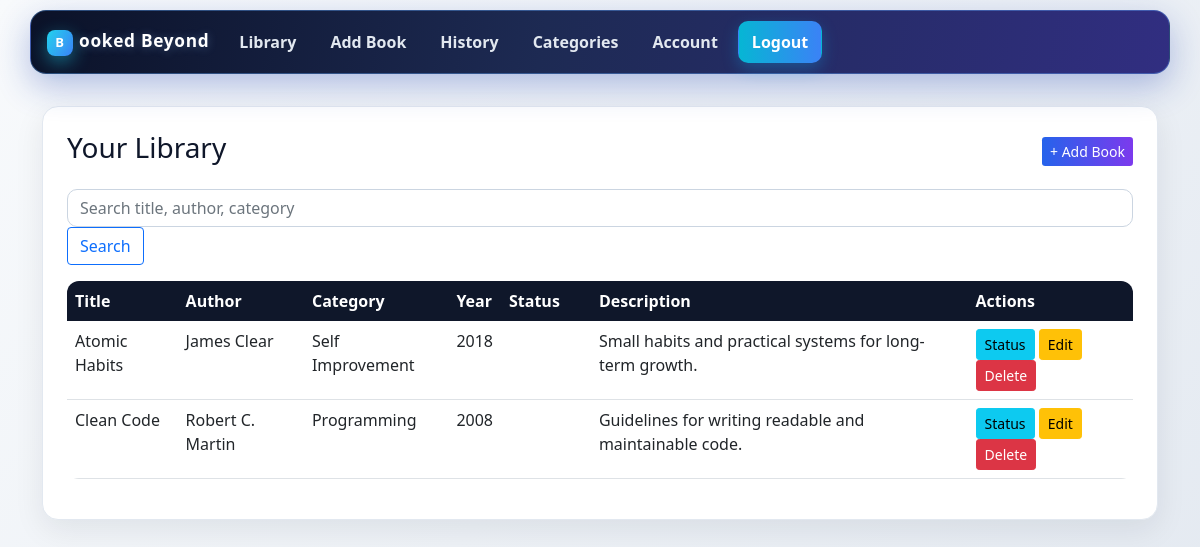
/Library.php (signed in), run on the app's committed database.
### tables this page shows
CREATE TABLE `books` (
  `ID` int(11) NOT NULL AUTO_INCREMENT,
  `User_ID` int(11) NOT NULL,
  `Title` varchar(200) NOT NULL,
  `Author` varchar(150) NOT NULL,
  `Category_ID` int(11) NOT NULL,
  `Publish_Year` varchar(20) DEFAULT NULL,
  `Status` enum('Available','Borrowed') NOT NULL DEFAULT 'Available',
  `Description` text DEFAULT NULL,
  `Created_At` datetime NOT NULL DEFAULT current_timestamp(),
  PRIMARY KEY (`ID`),
  KEY `User_ID` (`User_ID`),
  KEY `Category_ID` (`Category_ID`),
  CONSTRAINT `books_user_fk` FOREIGN KEY (`User_ID`) REFERENCES `users` (`ID`) ON DELETE CASCADE,
  CONSTRAINT `books_category_fk` FOREIGN KEY (`Category_ID`) REFERENCES `categories` (`ID`) ON DELETE RESTRICT
);

CREATE TABLE `categories` (
  `ID` int(11) NOT NULL AUTO_INCREMENT,
  `Name` varchar(120) NOT NULL,
  `User_ID` int(11) NOT NULL,
  PRIMARY KEY (`ID`),
  KEY `User_ID` (`User_ID`),
  CONSTRAINT `categories_user_fk` FOREIGN KEY (`User_ID`) REFERENCES `users` (`ID`) ON DELETE CASCADE
);

### Library.php (the view, shortened to what this page needs)
<?php
include("ConfigDB.php");
$UserID = (int)$_SESSION["UserID"];
$Search = "";
$BooksQuery = "SELECT books.ID, books.Title, books.Author, categories.Name AS CategoryName, books.Publish_Year, books.Status, books.Description
               FROM books INNER JOIN categories ON categories.ID = books.Category_ID
               WHERE books.User_ID = $UserID";
$BooksQuery .= " ORDER BY books.ID DESC";
$Books = mysqli_query($DB, $BooksQuery);
?>
<!DOCTYPE html>
<html lang="en">
<head>
</head>
<body>
<div class="container mt-4">
    <div class="main-card">
    <div class="d-flex flex-wrap justify-content-between align-items-center mb-3">
        <h3 class="mb-2">Your Library</h3>
        <a href="AddBook.php" class="btn btn-primary btn-sm">+ Add Book</a>
    </div>
    <form class="form-inline mb-3" method="GET">
        <input class="form-control mr-2" type="text" name="search" placeholder="Search title, author, category" value="<?php echo htmlspecialchars($Search); ?>">
        <button class="btn btn-outline-primary" type="submit">Search</button>
    </form>
    <table class="table table-hover bg-white">
        <thead>
        <tr>
            <th>Title</th>
            <th>Author</th>
            <th>Category</th>
            <th>Year</th>
            <th>Status</th>
            <th>Description</th>
            <th>Actions</th>
        </tr>
        </thead>
        <tbody>
        <?php foreach ($Books as $Book): ?>
            <tr>
                <td><?php echo htmlspecialchars($Book["Title"]); ?></td>
                <td><?php echo htmlspecialchars($Book["Author"]); ?></td>
                <td><?php echo htmlspecialchars($Book["CategoryName"]); ?></td>
                <td><?php echo htmlspecialchars($Book["Publish_Year"]); ?></td>
                <td>
                    <span class="badge <?php echo $Book["Status"] === "Borrowed" ? "badge-warning" : "badge-success"; ?>">
                    </span>
                </td>
                <td><?php echo htmlspecialchars($Book["Description"]); ?></td>
                <td>
                    <a href="Library.php?ToggleStatus=<?php echo $Book["ID"]; ?>&Current=<?php echo $Book["Status"]; ?>" class="btn btn-info btn-sm">Status</a>
                    <a href="EditBook.php?EditBook=<?php echo $Book["ID"]; ?>" class="btn btn-warning btn-sm">Edit</a>
                    <a href="Library.php?DeleteBook=<?php echo $Book["ID"]; ?>" class="btn btn-danger btn-sm">Delete</a>
                </td>
            </tr>
        <?php endforeach; ?>
        </tbody>
    </table>
    </div>
</div>
</body>
</html>

### ConfigDB.php (shortened to what this page needs)
<!DOCTYPE html>
<html lang="en">
<head>
    <link rel="stylesheet" href="assets/css/bootstrap.css">
    <link rel="stylesheet" href="assets/css/theme.css">
</head>
<body>
<nav class="navbar navbar-expand-lg navbar-dark modern-nav">
    <div class="container">
        <a class="navbar-brand" href="index.php"><span class="brand-dot">B</span>ooked Beyond</a>
        <div class="collapse navbar-collapse" id="navbarNav">
            <ul class="navbar-nav ml-auto nav-pill-group">
                <li class="nav-item"><a class="nav-link" href="Library.php">Library</a></li>
                <li class="nav-item"><a class="nav-link" href="AddBook.php">Add Book</a></li>
                <li class="nav-item"><a class="nav-link" href="History.php">History</a></li>
                <li class="nav-item"><a class="nav-link" href="Categories.php">Categories</a></li>
                <?php if (isset($_SESSION["UserID"])) : ?>
                    <li class="nav-item"><a class="nav-link" href="Account.php">Account</a></li>
                <?php endif; ?>
                <?php if (!isset($_SESSION["UserID"])) : ?>
                    <li class="nav-item"><a class="nav-link auth-link" href="Login.php">Login</a></li>
                <?php else : ?>
                    <li class="nav-item"><a id="Logout" class="nav-link auth-link" href="index.php?LogOut=1">Logout</a></li>
                <?php endif; ?>
            </ul>
        </div>
    </div>
</nav>
</body>
</html>

### assets/css/theme.css (style rules this page uses)
:root { --bg: #0b1020; --bg-soft: #1a1f35; --card: #ffffff; --text: #0f172a; --muted: #64748b; --primary: #2563eb; --primary-2: #7c3aed; }
body { background: linear-gradient(135deg, #f8fafc 0%, #e2e8f0 100%); min-height: 100vh; color: var(--text); }
.navbar { background: transparent !important; padding-top: 10px; padding-bottom: 8px; }
.modern-nav .container { background: linear-gradient(100deg, #0b1228 0%, #1d2a53 45%, #312e81 100%); border: 1px solid rgba(96, 165, 250, 0.38); border-radius: 16px; box-shadow: 0 12px 34px rgba(30, 64, 175, 0.32); padding: 10px 16px; }
.navbar-brand { font-weight: 700; letter-spacing: 0.7px; color: #ffffff !important; font-size: 1.08rem; text-shadow: 0 1px 10px rgba(147, 197, 253, 0.32); }
.brand-dot { display: inline-flex; width: 26px; height: 26px; align-items: center; justify-content: center; margin-right: 6px; border-radius: 8px; color: #fff; background: linear-gradient(120deg, #22d3ee, #3b82f6); font-size: 13px; font-weight: 700; box-shadow: 0 6px 18px rgba(34, 211, 238, 0.45); }
.nav-pill-group { gap: 6px; }
.modern-nav .nav-link { color: #e2e8f0 !important; border-radius: 10px; padding: 8px 13px !important; font-weight: 600; transition: all 0.18s ease; border: 1px solid transparent; }
.modern-nav .auth-link { background: linear-gradient(90deg, #06b6d4, #3b82f6); color: #fff !important; box-shadow: 0 6px 16px rgba(14, 165, 233, 0.32); }
.main-card { background: var(--card); border-radius: 16px; border: 1px solid #e2e8f0; box-shadow: 0 10px 30px rgba(15, 23, 42, 0.08); padding: 24px; }
.btn-primary { background: linear-gradient(90deg, var(--primary), var(--primary-2)); border: none; }
.form-control, .custom-select { border-radius: 10px; border: 1px solid #cbd5e1; }
.table { border-radius: 12px; overflow: hidden; }
.table thead th { background: #0f172a; color: #fff; border: none; }

### Library.php (style rules this page uses)
td { unicode-bidi: plaintext; }
h3 { text-align: center; }

### data on the page
books: Title "Atomic Habits", Author "James Clear", Category_ID.Name "Self Improvement", Publish_Year "2018", Description "Small habits and practical systems for long-term growth."
books: Title "Clean Code", Author "Robert C. Martin", Category_ID.Name "Programming", Publish_Year "2008", Description "Guidelines for writing readable and maintainable code."
